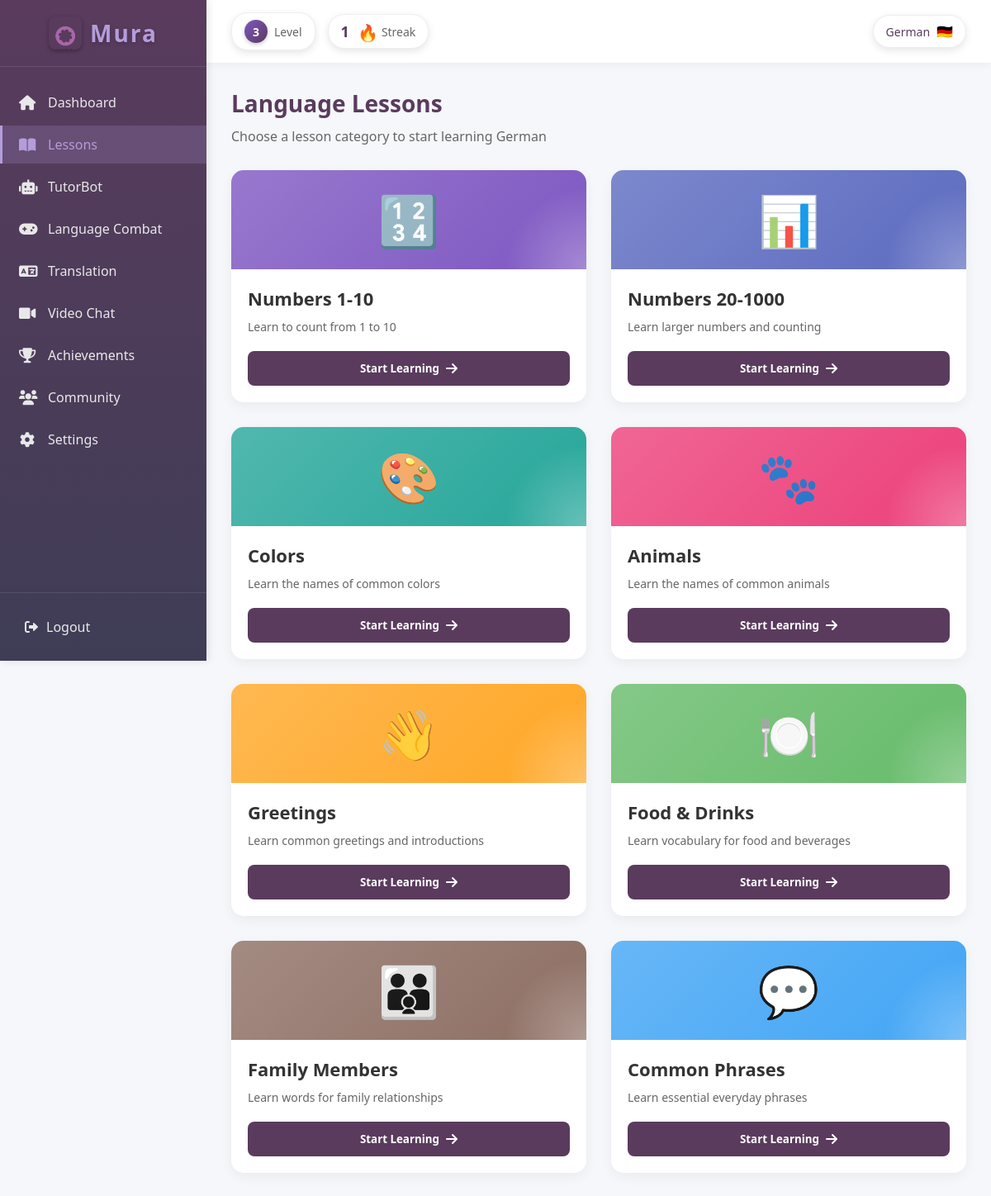
The app's page /Lessons/lessons.php (signed in) with its own data.
### tables this page shows
CREATE TABLE `users` (
  `user_ID` int(11) NOT NULL,
  `username` varchar(50) NOT NULL,
  `profile_picture` varchar(255) DEFAULT NULL,
  `email` varchar(40) NOT NULL,
  `password` varchar(100) NOT NULL,
  `onboarding_complete` tinyint(1) DEFAULT 0
);

CREATE TABLE `user_stats` (
  `stat_id` int(11) NOT NULL,
  `user_id` int(11) NOT NULL,
  `xp` int(11) NOT NULL DEFAULT 0,
  `level` int(11) NOT NULL DEFAULT 1,
  `total_games_played` int(11) NOT NULL DEFAULT 0,
  `total_questions_answered` int(11) NOT NULL DEFAULT 0,
  `correct_answers` int(11) NOT NULL DEFAULT 0
);

CREATE TABLE `user_streaks` (
  `streak_id` int(11) NOT NULL,
  `user_id` int(11) NOT NULL,
  `current_streak` int(11) NOT NULL DEFAULT 0,
  `longest_streak` int(11) NOT NULL DEFAULT 0,
  `last_play_date` date DEFAULT NULL
);

CREATE TABLE `user_onboarding` (
  `onboarding_id` int(11) NOT NULL,
  `user_ID` int(11) NOT NULL,
  `selected_language` varchar(50) DEFAULT NULL,
  `reason` varchar(255) DEFAULT NULL,
  `daily_goal` varchar(255) DEFAULT NULL,
  `proficiency_level` varchar(20) DEFAULT NULL,
  `is_complete` tinyint(1) DEFAULT 0,
  `created_at` timestamp NOT NULL DEFAULT current_timestamp(),
  `updated_at` timestamp NOT NULL DEFAULT current_timestamp() ON UPDATE current_timestamp()
);

### Lessons/lessons.php (the view, shortened to what this page needs)
<?php
require_once '../Configurations/db.php';
$user_id = $_SESSION['user_id'];
$stmt = $conn->prepare("
    SELECT u.username, u.onboarding_complete, uo.selected_language, uo.proficiency_level,
           l.first_name, l.last_name, us.level
    FROM users u
    LEFT JOIN user_onboarding uo ON u.user_ID = uo.user_ID
    LEFT JOIN learner l ON u.user_ID = l.user_ID
    LEFT JOIN user_stats us ON u.user_ID = us.user_id
    WHERE u.user_ID = ?
");
$stmt->bind_param("i", $user_id);
$stmt->execute();
$result = $stmt->get_result();
$user = $result->fetch_assoc();
$selected_language = $user['selected_language'] ?? 'Spanish';
$user_level = $user['level'] ?? 1;
$streakStmt = $conn->prepare("
    SELECT current_streak
    FROM user_streaks
    WHERE user_id = ?
");
$streakStmt->bind_param("i", $user_id);
$streakStmt->execute();
$streakResult = $streakStmt->get_result();
$streakData = $streakResult->fetch_assoc();
$current_streak = $streakData['current_streak'] ?? 0;
function getLanguageFlag($language) {
    $flags = [
        'Spanish' => '🇪🇸',
        'French' => '🇫🇷',
        'English' => '🇬🇧',
        'German' => '🇩🇪',
        'Italian' => '🇮🇹',
        'Portuguese' => '🇵🇹',
        'Russian' => '🇷🇺',
        'Japanese' => '🇯🇵',
        'Chinese' => '🇨🇳',
        'Korean' => '🇰🇷',
        'Arabic' => '🇸🇦',
    ];
    return $flags[$language] ?? '🌐';
}
$lessonCategories = [
    [
        'title' => 'Numbers 1-10',
        'description' => 'Learn to count from 1 to 10',
        'icon' => '🔢',
        'color' => '#7e57c2',
        'url' => 'lesson.php?type=numbers_basic'
    ],
    [
        'title' => 'Numbers 20-1000',
        'description' => 'Learn larger numbers and counting',
        'icon' => '📊',
        'color' => '#5c6bc0',
        'url' => 'lesson.php?type=numbers_advanced'
    ],
    [
        'title' => 'Colors',
        'description' => 'Learn the names of common colors',
        'icon' => '🎨',
        'color' => '#26a69a',
        'url' => 'lesson.php?type=colors'
    ],
    [
        'title' => 'Animals',
        'description' => 'Learn the names of common animals',
        'icon' => '🐾',
        'color' => '#ec407a',
        'url' => 'lesson.php?type=animals'
    ],
    [
        'title' => 'Greetings',
        'description' => 'Learn common greetings and introductions',
        'icon' => '👋',
        'color' => '#ffa726',
        'url' => 'lesson.php?type=greetings'
    ],
    [
        'title' => 'Food & Drinks',
        'description' => 'Learn vocabulary for food and beverages',
        'icon' => '🍽️',
        'color' => '#66bb6a',
        'url' => 'lesson.php?type=food'
    ],
    [
        'title' => 'Family Members',
        'description' => 'Learn words for family relationships',
        'icon' => '👪',
        'color' => '#8d6e63',
        'url' => 'lesson.php?type=family'
    ],
    [
        'title' => 'Common Phrases',
        'description' => 'Learn essential everyday phrases',
        'icon' => '💬',
        'color' => '#42a5f5',
        'url' => 'lesson.php?type=phrases'
    ]
];
$lessonRows = array_chunk($lessonCategories, 2);
?>
<!DOCTYPE html>
<html lang="en">
<head>
    <link rel="stylesheet" href="https://cdnjs.cloudflare.com/ajax/libs/font-awesome/6.0.0-beta3/css/all.min.css">
</head>
<body>
    <div class="app-container">
        <div class="sidebar">
            <div class="logo">
                <div class="logo-container">
                    <div class="mura-logo">
                        <img src="../image/mura.png" alt="Mura Logo">
                    </div>
                    <h1>Mura</h1>
                </div>
            </div>
            <nav class="sidebar-nav">
                <ul>
                    <li class="nav-item">
                        <a href="../Dashboard/dashboard.php">
                            <i class="fas fa-home"></i>
                            Dashboard
                        </a>
                    </li>
                    <li class="nav-item active">
                        <a href="lessons.php">
                            <i class="fas fa-book-open"></i>
                            Lessons
                        </a>
                    </li>
                    <li class="nav-item">
                        <a href="../chatai/chatai.php">
                            <i class="fas fa-robot"></i>
                            TutorBot
                        </a>
                    </li>
                    <li class="nav-item">
                        <a href="../Game/index.php">
                            <i class="fas fa-gamepad"></i>
                            Language Combat
                        </a>
                    </li>
                    <li class="nav-item">
                        <a href="../Dashboard/translation.php">
                            <i class="fas fa-language"></i>
                            Translation
                        </a>
                    </li>
                    <li class="nav-item">
                        <a href="../ChatRoom/videochat.php">
                            <i class="fas fa-video"></i>
                            Video Chat
                        </a>
                    </li>
                    <li class="nav-item">
                        <a href="../Achievements/achievements.php">
                            <i class="fas fa-trophy"></i>
                            Achievements
                        </a>
                    </li>
                    <li class="nav-item">
                        <a href="../community/community.php">
                            <i class="fas fa-users"></i>
                            Community
                        </a>
                    </li>
                    <li class="nav-item">
                        <a href="../Settings/settings.php">
                            <i class="fas fa-cog"></i>
                            Settings
                        </a>
                    </li>
                </ul>
            </nav>
            <div class="sidebar-footer">
                <a href="../Dashboard/logout.php" class="logout-btn">
                    <i class="fas fa-sign-out-alt"></i>
                    Logout
                </a>
            </div>
        </div>
        <div class="main-content">
            <div class="top-bar">
                <div class="left-stats">
                    <div class="level-indicator">
                        <div class="level-badge">
                            <span class="level-number"><?php echo $user_level; ?></span>
                        </div>
                        <span class="level-label">Level</span>
                    </div>
                    <div class="streak-counter">
                        <span class="streak-number"><?php echo $current_streak; ?></span>
                        <div class="streak-icon">
                            <span class="fire-emoji">🔥</span>
                        </div>
                        <span class="streak-label">Streak</span>
                    </div>
                </div>
                <div class="language-indicator">
                    <span class="language-name"><?php echo htmlspecialchars($selected_language); ?></span>
                    <div class="language-flag">
                        <span><?php echo getLanguageFlag($selected_language); ?></span>
                    </div>
                </div>
            </div>
            <div class="content">
                <div class="page-title">
                    <h2>Language Lessons</h2>
                    <p>Choose a lesson category to start learning <?php echo htmlspecialchars($selected_language); ?></p>
                </div>
                <div class="lessons-grid">
                    <?php foreach ($lessonRows as $row): ?>
                        <div class="lessons-row">
                            <?php foreach ($row as $lesson): ?>
                                <a href="<?php echo $lesson['url']; ?>" class="lesson-card">
                                    <div class="lesson-card-inner">
                                        <div class="lesson-icon-container" style="background-color: <?php echo $lesson['color']; ?>">
                                            <span class="lesson-icon"><?php echo $lesson['icon']; ?></span>
                                        </div>
                                        <div class="lesson-content">
                                            <h3 class="lesson-title"><?php echo htmlspecialchars($lesson['title']); ?></h3>
                                            <p class="lesson-description"><?php echo htmlspecialchars($lesson['description']); ?></p>
                                            <button class="lesson-button">
                                                Start Learning <i class="fas fa-arrow-right"></i>
                                            </button>
                                        </div>
                                    </div>
                                </a>
                            <?php endforeach; ?>
                        </div>
                    <?php endforeach; ?>
                </div>
            </div>
        </div>
    </div>
</body>
</html>

### records on screen
users: user_stats.level "3", user_onboarding.selected_language "German", user_onboarding.selected_language "🇩🇪"
user_streaks: current_streak "1"

### other values on screen
$lesson['icon'] "🔢"
$lesson['title'] "Numbers 1-10"
$lesson['description'] "Learn to count from 1 to 10"
$lesson['icon'] "📊"
$lesson['title'] "Numbers 20-1000"
$lesson['description'] "Learn larger numbers and counting"
$lesson['icon'] "🎨"
$lesson['title'] "Colors"
$lesson['description'] "Learn the names of common colors"
$lesson['icon'] "🐾"
$lesson['title'] "Animals"
$lesson['description'] "Learn the names of common animals"
$lesson['icon'] "👋"
$lesson['title'] "Greetings"
$lesson['description'] "Learn common greetings and introductions"
